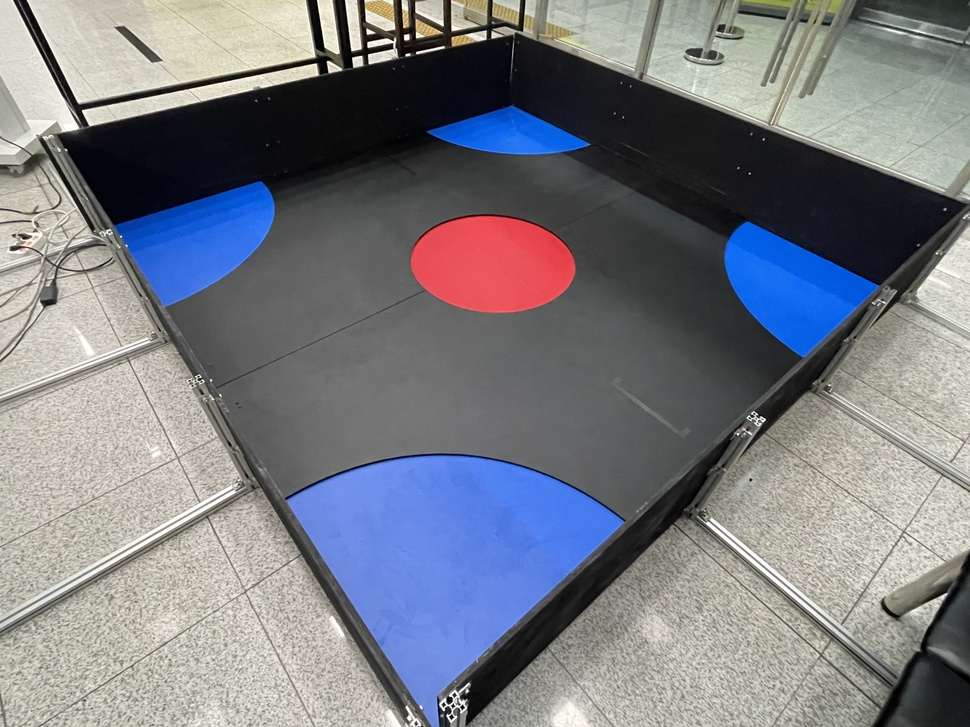
#> input picture map1.jpg, 970 x 727 px, shrunk from 4032 x 3024 before the run, given in place of the camera
$ python v1_contour.py
#> lines starting #> are read from the running program, lines starting #| are printed output that depends on the picture; after the words box and inside, x2 and y2 are one past the last pixel; in counts of white or black regions, pixels touching at a corner belong together
import cv2
import numpy as np
import RPi.GPIO as GPIO
import GPIOset as GS

cap = cv2.VideoCapture(0)

lower_blue = np.array([85,100,100])
upper_blue = np.array([130,255,255])

lower_green = np.array([50,80,80])
upper_green = np.array([80,255,255])

lower_red = np.array([153,100,100])
upper_red = np.array([173,255,255])

def pinout_con(pin):
    GS.interrupt(pin, 100)

    try:
        while True:
            if GPIO.event_detected(pin):
                GS.rm_interrupt(pin)
                break
            contour()

            k = cv2.waitKey(5) & 0xFF
            if k == 27:
                break
    finally:
        #cap.release()
        cv2.destroyAllWindows()
        GPIO.cleanup()
        GS.set()

def contour():
        ret, frame = cap.read()
#> frame is the input picture: shape (727, 970, 3); mean B, G, R 130.7, 124.4, 121.9

        hsv = cv2. cvtColor(frame, cv2.COLOR_BGR2HSV)
#> hsv: shape (727, 970, 3); mean H, S, V 56.1, 44.1, 140.5

        mask = cv2.inRange(hsv, lower_blue, upper_blue)
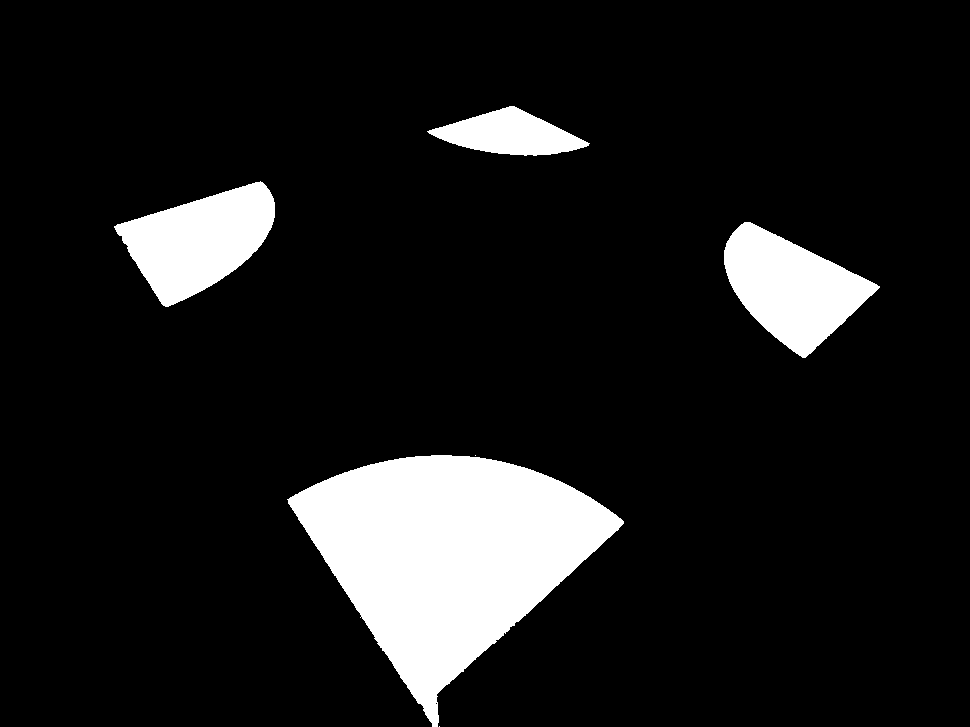
#> mask: shape (727, 970); 10.6% white; 6 white regions (2 under 20 px), largest, box (x1, y1, x2, y2) and area: (287, 455, 624, 727) 47190, (114, 181, 275, 307) 11531, (724, 222, 880, 358) 11466, (427, 106, 590, 156) 4657
        mask1 = cv2.inRange(hsv, lower_green, upper_green)
#> mask1: shape (727, 970); every value is 0
        mask2 = cv2.inRange(hsv, lower_red, upper_red)

        res = cv2.bitwise_and(frame, frame, mask=mask)
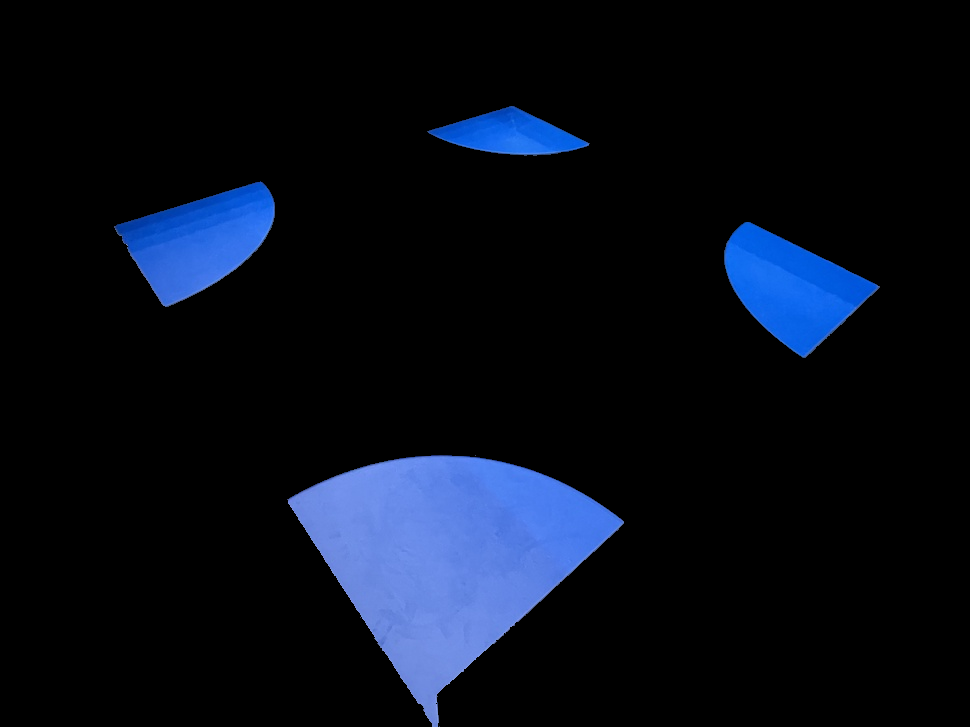
#> res: shape (727, 970, 3); mean B, G, R 24, 12.8, 7.4
        res1 = cv2.bitwise_and(frame, frame, mask=mask1)
#> res1: shape (727, 970, 3); every value is 0
        res2 = cv2.bitwise_and(frame, frame, mask=mask2)

        #cv2.imshow('frame', frame)

        con = cv2.cvtColor(res, cv2.COLOR_BGR2GRAY)
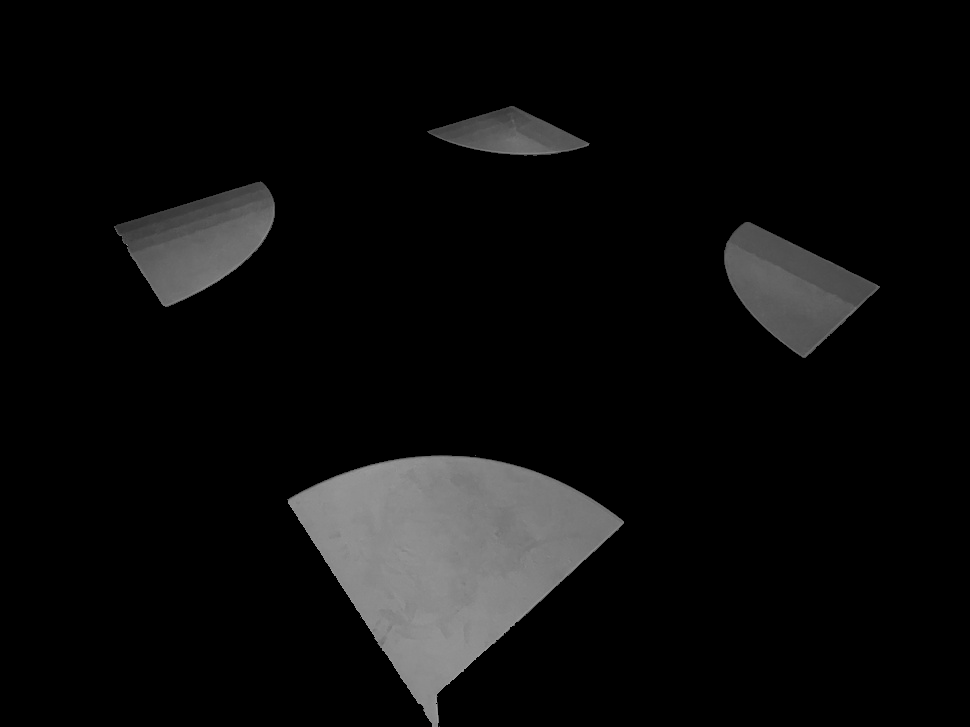
#> con: shape (727, 970); min 0, max 165, mean 12.5
        ret, binary = cv2.threshold(con, 0, 255, cv2.THRESH_BINARY+cv2.THRESH_OTSU)
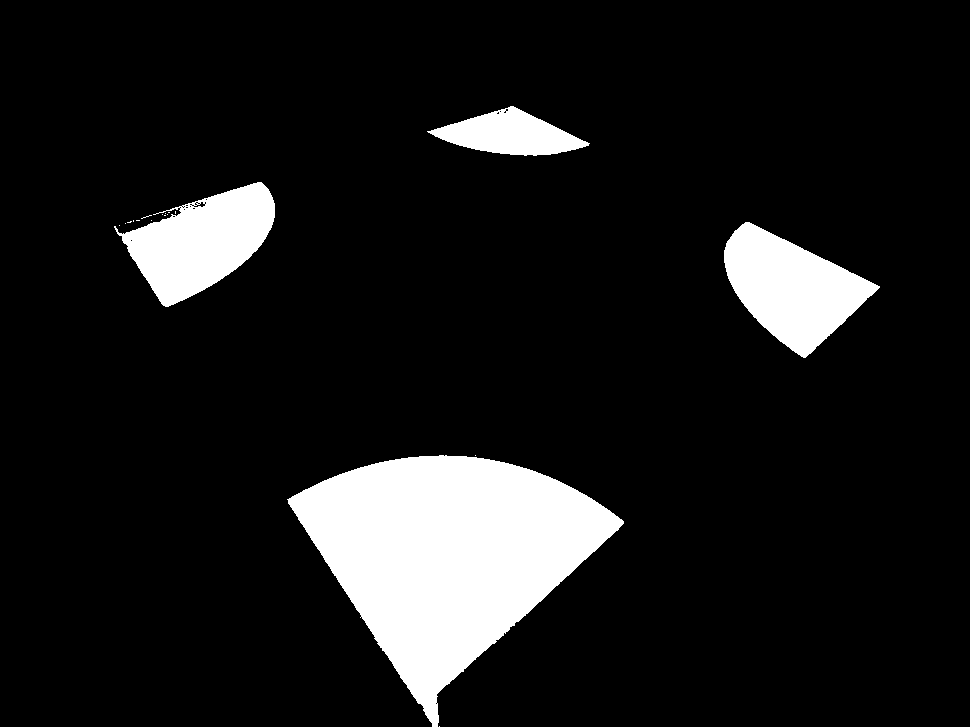
#> binary: shape (727, 970); 10.5% white; 19 white regions (15 under 20 px), largest, box (x1, y1, x2, y2) and area: (287, 455, 624, 727) 47094, (724, 222, 880, 358) 11353, (114, 182, 275, 307) 10874, (427, 106, 590, 156) 4542
#> ret = 59
        opening = cv2.morphologyEx(binary, cv2.MORPH_OPEN,  cv2.getStructuringElement(cv2.MORPH_ELLIPSE, (5, 5)))
#> opening: shape (727, 970); 10.4% white; 4 white regions
        contours, hierachy = cv2.findContours(opening, cv2.RETR_EXTERNAL, cv2.CHAIN_APPROX_SIMPLE)
#> contours = 4 contours; box (x1, y1, x2, y2) and area: (288, 455, 624, 727) 46674, (724, 222, 879, 358) 11167, (122, 182, 275, 307) 10504, (430, 106, 588, 156) 4342

        con1 = cv2.cvtColor(res1, cv2.COLOR_BGR2GRAY)
        ret, binary1 = cv2.threshold(con1, 0, 255, cv2.THRESH_BINARY+cv2.THRESH_OTSU)
#> ret = 0
        opening1 = cv2.morphologyEx(binary1, cv2.MORPH_OPEN,  cv2.getStructuringElement(cv2.MORPH_ELLIPSE, (5, 5)))
        contours1, hierachy = cv2.findContours(opening1, cv2.RETR_EXTERNAL, cv2.CHAIN_APPROX_SIMPLE)
#> contours1 = []

        con2 = cv2.cvtColor(res2, cv2.COLOR_BGR2GRAY)
        ret, binary2 = cv2.threshold(con2, 0, 255, cv2.THRESH_BINARY+cv2.THRESH_OTSU)
        opening2 = cv2.morphologyEx(binary2, cv2.MORPH_OPEN,  cv2.getStructuringElement(cv2.MORPH_ELLIPSE, (5, 5)))
        contours2, hierachy = cv2.findContours(opening2, cv2.RETR_EXTERNAL, cv2.CHAIN_APPROX_SIMPLE)
#> contours2 = []

        if contours:	#blue
            area = 0
            cntrB = contours[0]
#> cntrB = contour of 426 points, box (x1, y1, x2, y2) (288, 455, 624, 727), area 46674
            for cntr in contours:
            #cntr = contours[0]
                #print(approx)
                areaP = area
                area = cv2.contourArea(cntr)
                if area >= areaP:
                    cntrB_ = cntrB
                    cntrB = cntr
#> this loop made 4 passes
#> (areaP, area) on passes 2 to 4: (46673.5, 11167), (11167, 10503.5), (10503.5, 4342.5)
            epsilon = 0.07 * cv2.arcLength(cntrB, True)
#> epsilon = 68.46
            epsilon_ = 0.07 * cv2.arcLength(cntrB_, True)
#> epsilon_ = 68.46
            approx = cv2.approxPolyDP(cntrB, epsilon, True)
#> approx = [[621, 519], [288, 499], [432, 726]]
            approx_ = cv2.approxPolyDP(cntrB_, epsilon_, True)
#> approx_ = [[621, 519], [288, 499], [432, 726]]
            cv2.drawContours(res, [approx], -1, (255, 0, 0), 3)
            cv2.drawContours(res, [approx_], -1, (255, 0, 0), 3)
        if contours1:	#green
            area1 = 0
            for cntr1 in contours1:
            #cntr = contours[0]
                #print(approx)
                areaP1 = area1
                area1 = cv2.contourArea(cntr1)
                if area1 >= areaP1:
                    cntrB1 = cntr1
            epsilon1 = 0.07 * cv2.arcLength(cntrB1, True)
            approx1 = cv2.approxPolyDP(cntrB1, epsilon1, True)
            cv2.drawContours(res1, [approx1], -1, (0, 255, 0), 3)
        if contours2:	#red
            area2 = 0
            for cntr2 in contours2:
            #cntr = contours[0]
                #print(approx)
                areaP2 = area2
                area2 = cv2.contourArea(cntr2)
                if area2 >= areaP2:
                    cntrB2 = cntr2
            epsilon2 = 0.07 * cv2.arcLength(cntrB2, True)
            approx2 = cv2.approxPolyDP(cntrB2, epsilon2, True)
            cv2.drawContours(res2, [approx2], -1, (0, 0, 255), 3)

        cv2.imshow('Blue', res)
        cv2.imshow('Green', res1)
        cv2.imshow('Red', res2)
        #print(approx)

if __name__ == '__main__':
    while True:
        contour()
        k = cv2.waitKey(5) & 0xFF
#> (key Esc is pressed here)
        if k == 27:
            break
    cap.release()
    cv2.destroyAllWindows()

$ run again, on map2.jpg
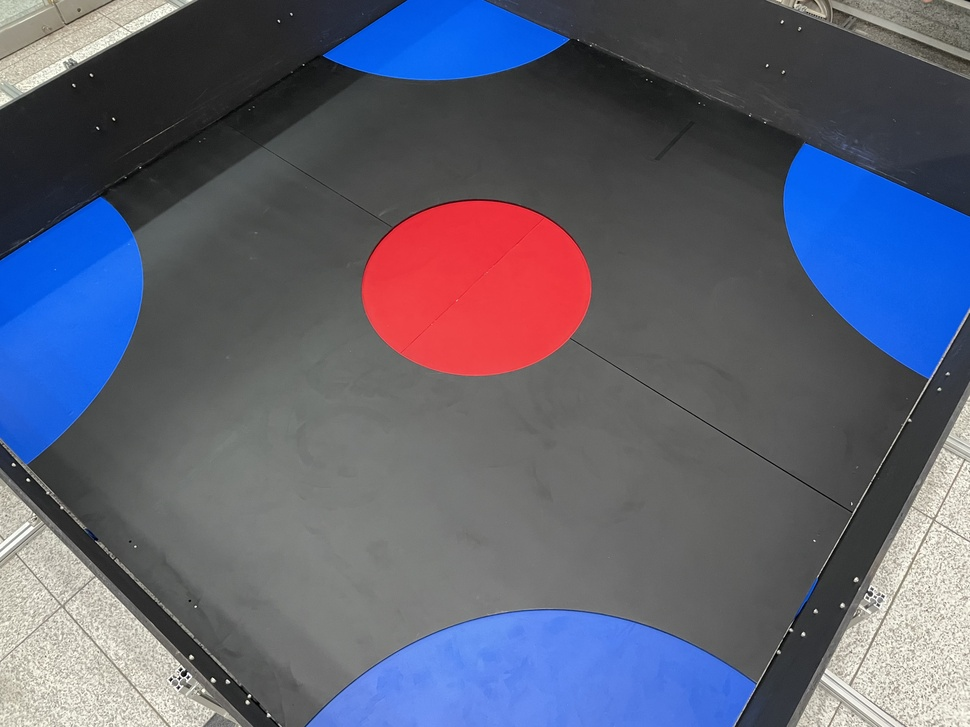
#> input picture map2.jpg, 970 x 727 px, shrunk from 4032 x 3024 before the run, given in place of the camera
#> in contour, frame is the input picture: shape (727, 970, 3); mean B, G, R 115, 97.5, 94.9
#> hsv: shape (727, 970, 3); mean H, S, V 58.8, 49.7, 125.2
#> in contour, `mask = cv2.inRange(hsv, lower_blue, upper_blue)`:
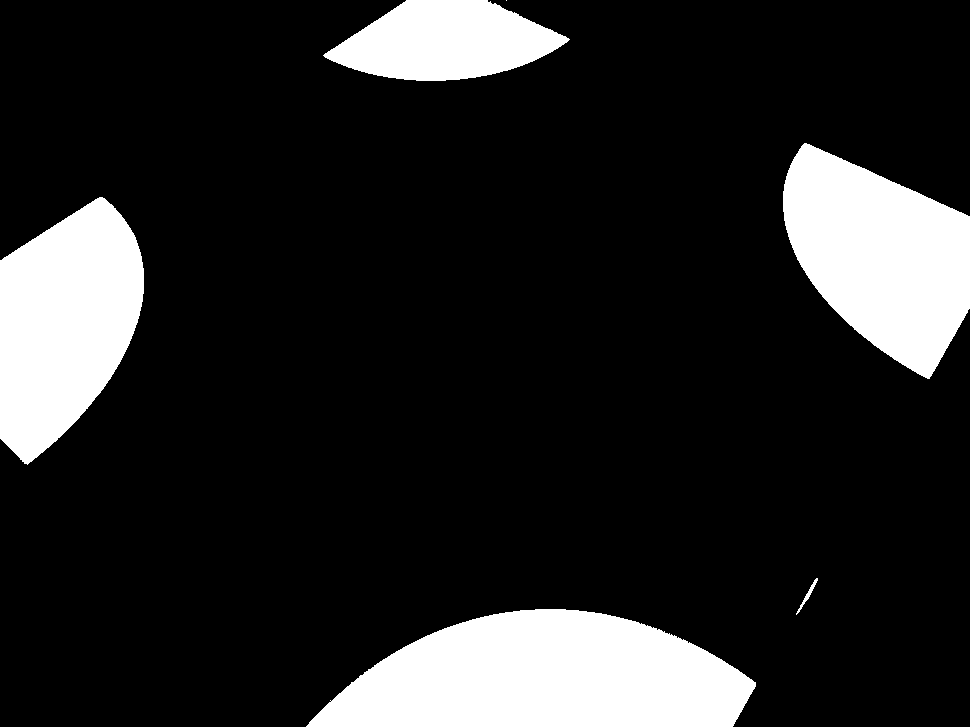
#> mask: shape (727, 970); 15.2% white; 6 white regions (1 under 20 px), largest, box (x1, y1, x2, y2) and area: (306, 609, 756, 727) 38592, (783, 143, 970, 379) 28081, (0, 197, 144, 465) 26857, (323, 0, 570, 81) 13495, (796, 578, 818, 615) 126
#> mask1: shape (727, 970); every value is 0
#> res1: shape (727, 970, 3); every value is 0
#> binary: shape (727, 970); 15.2% white; 6 white regions (1 under 20 px), largest, box (x1, y1, x2, y2) and area: (306, 609, 756, 727) 38572, (783, 143, 970, 379) 28041, (0, 197, 144, 465) 26832, (323, 0, 570, 81) 13427, (796, 578, 818, 615) 124
#> in contour, `ret, binary = cv2.threshold(con, 0, 255, cv2.THRESH_BINARY+cv2.THRESH_..`: ret = 51
#> opening: shape (727, 970); 15.1% white; 4 white regions
#> contours = 4 contours; box (x1, y1, x2, y2) and area: (307, 609, 756, 727) 38078, (783, 143, 970, 379) 27743, (0, 197, 144, 464) 26534, (324, 0, 569, 81) 13158
#> in contour, `ret, binary1 = cv2.threshold(con1, 0, 255, cv2.THRESH_BINARY+cv2.THRES..`: ret = 0
#> contours1 = []
#> cntrB = contour of 294 points, box (x1, y1, x2, y2) (307, 609, 756, 727), area 38078
#> the loop in contour, `for cntr in contours:` made 4 passes
#> (areaP, area) on passes 2 to 4: (38078.5, 26533.5), (26533.5, 27743), (27743, 13157.5)
#> epsilon = 48.52
#> epsilon_ = 71.1
#> approx = [[803, 144], [797, 259], [929, 377], [969, 216]]
#> approx_ = [[755, 683], [520, 610], [307, 726]]
#> in contour, `cv2.drawContours(res, [approx_], -1, (255, 0, 0), 3)`:
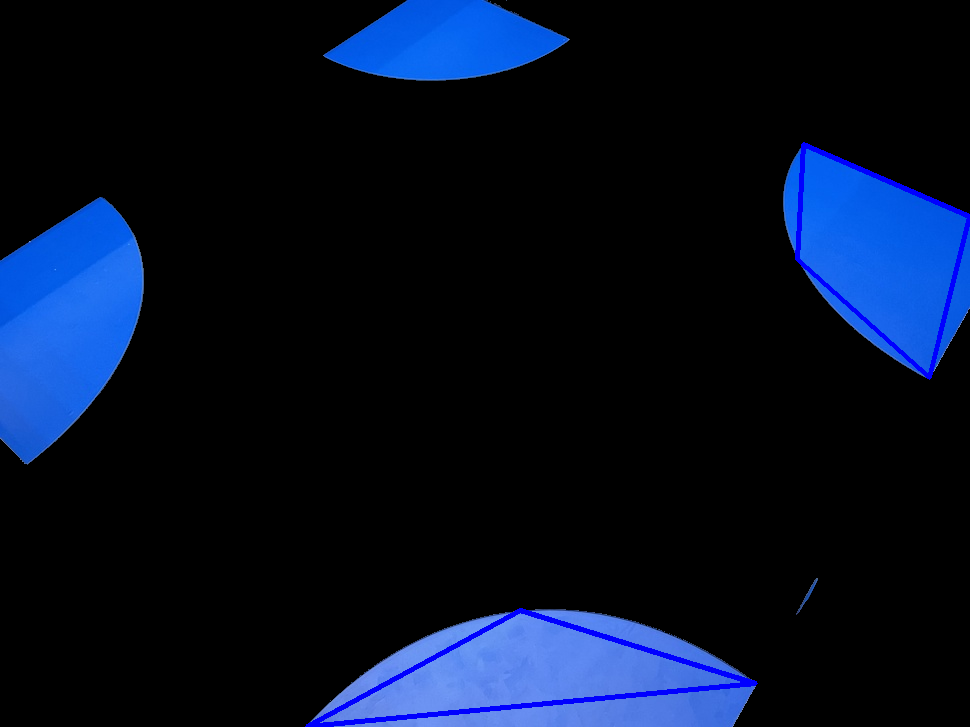
#> res: shape (727, 970, 3); mean B, G, R 35.6, 15.5, 5.8

$ run again, on map3.jpeg
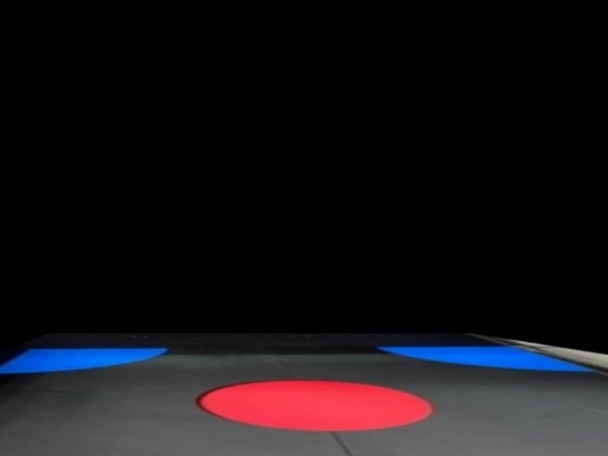
#> input picture map3.jpeg, 608 x 456 px, given in place of the camera
#> in contour, frame is the input picture: shape (456, 608, 3); mean B, G, R 22.7, 19.2, 23.2
#> hsv: shape (456, 608, 3); mean H, S, V 23.8, 18.5, 28.5
#> in contour, `mask = cv2.inRange(hsv, lower_blue, upper_blue)`:
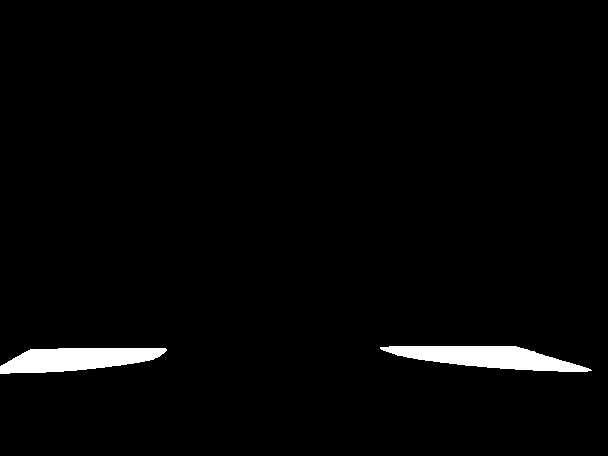
#> mask: shape (456, 608); 2.3% white; 2 white regions, box (x1, y1, x2, y2) and area: (380, 346, 592, 372) 3238, (0, 348, 167, 374) 3040
#> mask1: shape (456, 608); every value is 0
#> res1: shape (456, 608, 3); every value is 0
#> binary: shape (456, 608); 2.2% white; 2 white regions, box (x1, y1, x2, y2) and area: (380, 346, 592, 372) 3171, (0, 348, 167, 373) 2995
#> in contour, `ret, binary = cv2.threshold(con, 0, 255, cv2.THRESH_BINARY+cv2.THRESH_..`: ret = 39
#> opening: shape (456, 608); 2.2% white; 2 white regions
#> contours = 2 contours; box (x1, y1, x2, y2) and area: (384, 346, 588, 372) 2940, (0, 348, 166, 373) 2818
#> in contour, `ret, binary1 = cv2.threshold(con1, 0, 255, cv2.THRESH_BINARY+cv2.THRES..`: ret = 0
#> contours1 = []
#> cntrB = contour of 71 points, box (x1, y1, x2, y2) (0, 348, 166, 373), area 2818
#> the loop in contour, `for cntr in contours:` made 2 passes
#> (areaP, area) on pass 2: (2818, 2940)
#> epsilon = 30.03
#> epsilon_ = 24.82
#> approx = [[384, 348], [587, 370]]
#> approx_ = [[0, 372], [165, 349]]
#> in contour, `cv2.drawContours(res, [approx_], -1, (255, 0, 0), 3)`:
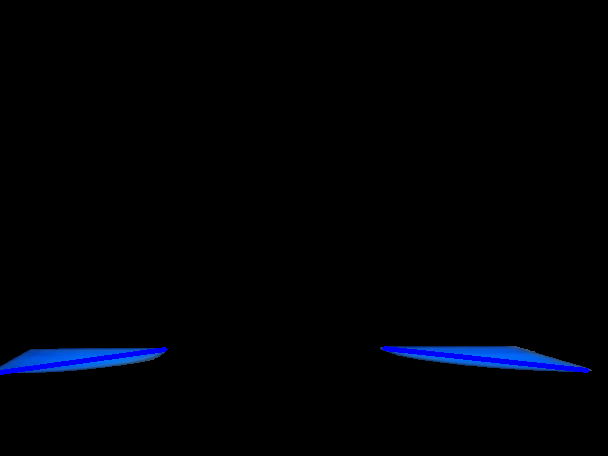
#> res: shape (456, 608, 3); mean B, G, R 4.8, 1.4, 0.2
